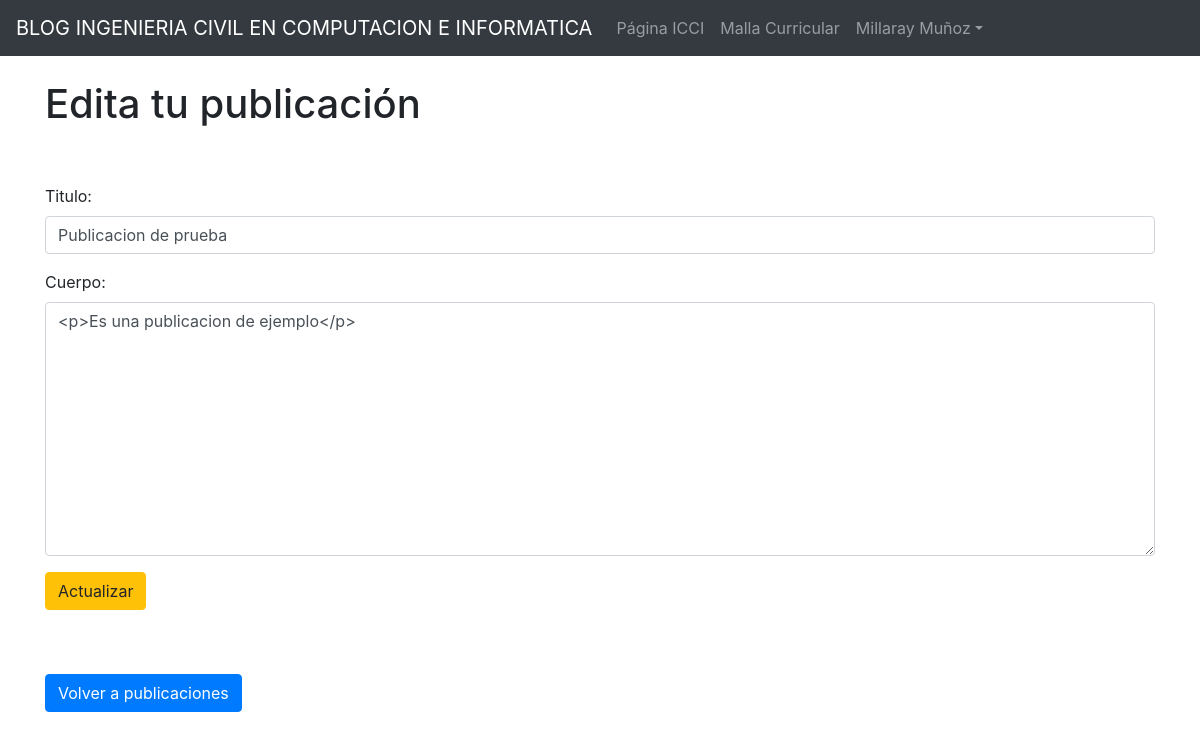
Page /article/edit/23 (signed in) on the committed database.
### blog/models.py (models this page shows, shortened)
class Post(models.Model):
    title = models.CharField(max_length=100, verbose_name="Titulo")
    author = models.ForeignKey(User, on_delete=models.CASCADE, verbose_name="Autor")
    body = RichTextField(blank=True, null=True, verbose_name="Cuerpo")
    create_on = models.DateTimeField(auto_now_add=True)

### blog/views.py (the view)
# urls.py: path("article/edit/<int:pk>", UpdatePostView.as_view(), name="updatepost"),
class UpdatePostView(UpdateView):
    model = Post
    form_class = EditForm
    template_name = "updatepost.html"

### blog/forms.py
class EditForm(forms.ModelForm):
    class Meta:
        model = Post
        fields = ("title", "body")
        widgets = {
            "title": forms.TextInput(attrs={"class": "form-control"}),
            "body": forms.Textarea(attrs={"class": "form-control"}),
        }

### blog/templates/updatepost.html (shortened to what this page needs)
{% extends "base.html" %}
{% block content %}
{%if user.is_authenticated %}
    {%if user.id == post.author.id%}
        <h1> Edita tu publicación </h1>
        <br/><br/>
        <div class="form-group">
            <form method="POST">
                {{form.as_p}}
                <button class="btn btn-warning">Actualizar</button>
        </div>
    {%else%}
    Solo el creador puede editar esta publicación!
    {%endif%}
{%else%}
Debes Iniciar Sesión para continuar!
{%endif%}
<br></br>
<a href="{% url "home" %}" class="btn btn-primary">Volver a publicaciones</a>
 {% endblock %}

### blog/templates/base.html (shortened to what this page needs)
<!doctype html>
<html lang="en">
  <head>
    <link rel="stylesheet" href="https://cdn.jsdelivr.net/npm/bootstrap@4.6.2/dist/css/bootstrap.min.css">
  </head>
  <body>
<nav class="navbar navbar-expand-lg navbar-dark bg-dark" >
  <a class="navbar-brand" href="{% url "home" %}">BLOG INGENIERIA CIVIL EN COMPUTACION E INFORMATICA</a>
  <div class="collapse navbar-collapse" id="navbarSupportedContent">
    <ul class="navbar-nav mr-auto">
      <li class="nav-item">
        <a class="nav-link" href="https://www.icci-unap.cl/" Target="_blank">Página ICCI</a>
      </li>
      <li class="nav-item">
        <a class="nav-link" href="https://www.inf.unap.cl/index.php/2016/09/07/malla-curricular/" Target="_blank">Malla Curricular</a>
      </li>
      {%if user.is_authenticated%}
      <li class="nav-item dropdown">
        <a class="nav-link dropdown-toggle" href="#" role="button" data-toggle="dropdown" aria-expanded="false"> {{user.first_name}} {{user.last_name}}</a>
      </li>
      {%endif%}
    </ul>
  </div>
</nav>
  <br/>
  <div class="container">
    {% block content %}
    {% endblock %}
   </div>
  </body>
</html>

### rows in the picture
Post: title "Publicacion de prueba", body "<p>Es una publicacion de ejemplo</p>"

### other values in the picture
{{ user.first_name }} "Millaray"
{{ user.last_name }} "Muñoz"
